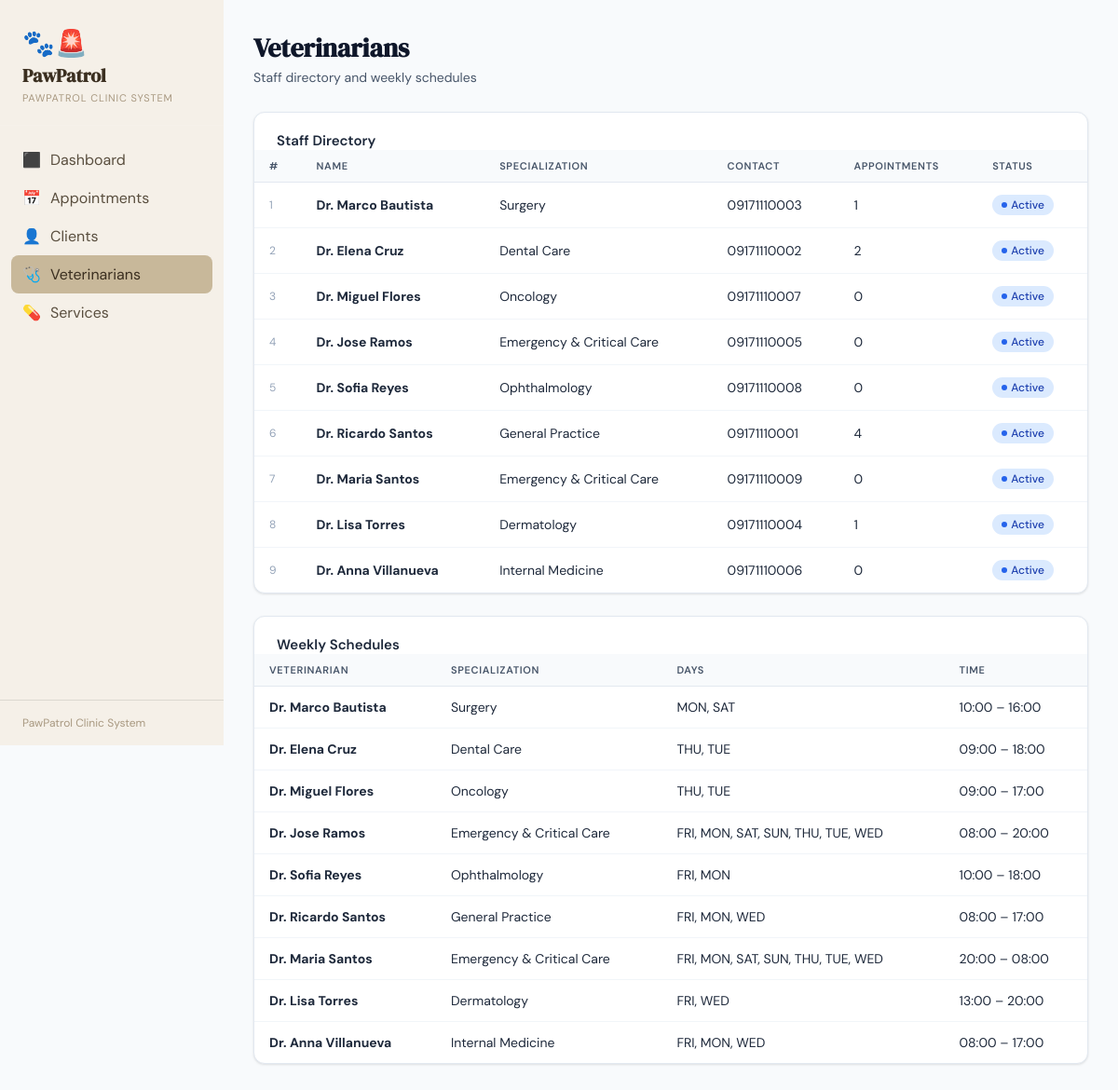
/vets, run on the app's committed database.
### tables this page shows
CREATE TABLE VETERINARIAN (
            vet_id         INTEGER PRIMARY KEY AUTOINCREMENT,
            first_name     TEXT NOT NULL,
            last_name      TEXT NOT NULL,
            specialization TEXT,
            contact_number TEXT NOT NULL,
            is_active      INTEGER DEFAULT 1
        );

CREATE TABLE VET_SCHEDULE (
            schedule_id INTEGER PRIMARY KEY AUTOINCREMENT,
            vet_id      INTEGER NOT NULL,
            day_of_week TEXT NOT NULL,
            start_time  TEXT NOT NULL,
            end_time    TEXT NOT NULL,
            FOREIGN KEY (vet_id) REFERENCES VETERINARIAN(vet_id) ON DELETE CASCADE
        );

### app.py (the view)
@app.route("/vets")
def vets():
    db = get_db()
    rows = db.execute("""
        SELECT v.*, COUNT(a.appointment_id) AS appt_count
        FROM VETERINARIAN v
        LEFT JOIN APPOINTMENT a ON v.vet_id=a.vet_id
        GROUP BY v.vet_id ORDER BY v.last_name
    """).fetchall()
    schedules = db.execute("SELECT * FROM VET_SCHEDULE ORDER BY vet_id, day_of_week").fetchall()
    return render_template("vets.html", vets=rows, schedules=schedules)

### app.py (called while the page is built)
def get_db():
    conn = sqlite3.connect(DB)
    conn.row_factory = sqlite3.Row
    conn.execute("PRAGMA foreign_keys = ON")
    return conn

### templates/vets.html (shortened to what this page needs)
{% extends "base.html" %}
{% block content %}
<div class="page-header">
  <h2>Veterinarians</h2>
  <p>Staff directory and weekly schedules</p>
</div>
<div class="card" style="margin-bottom:24px">
  <div class="card-header"><h3>Staff Directory</h3></div>
  <div class="table-wrap">
    <table>
      <thead><tr>
        <th>#</th><th>Name</th><th>Specialization</th><th>Contact</th><th>Appointments</th><th>Status</th>
      </tr></thead>
      <tbody>
      {% for v in vets %}
      <tr>
        <td style="color:var(--gray-400);font-size:12px">{{ loop.index }}</td>
        <td><b>Dr. {{ v.first_name }} {{ v.last_name }}</b></td>
        <td>{{ v.specialization or '—' }}</td>
        <td>{{ v.contact_number }}</td>
        <td>{{ v.appt_count }}</td>
        <td>
          {% if v.is_active %}
          <span class="badge confirmed">Active</span>
          {% else %}
          <span class="badge cancelled">Inactive</span>
          {% endif %}
        </td>
      </tr>
      {% endfor %}
      </tbody>
    </table>
  </div>
</div>
<div class="card">
  <div class="card-header"><h3>Weekly Schedules</h3></div>
  <div class="table-wrap">
    <table>
      <thead><tr><th>Veterinarian</th><th>Specialization</th><th>Days</th><th>Time</th></tr></thead>
      <tbody>
      {% for v in vets %}
        {% set vet_schedules = schedules|selectattr('vet_id','equalto',v.vet_id)|list %}
        {% if vet_schedules %}
        <tr>
          <td><b>Dr. {{ v.first_name }} {{ v.last_name }}</b></td>
          <td>{{ v.specialization or '—' }}</td>
          <td>{{ vet_schedules|map(attribute='day_of_week')|join(', ') }}</td>
          <td>{{ vet_schedules[0].start_time }} – {{ vet_schedules[0].end_time }}</td>
        </tr>
        {% endif %}
      {% endfor %}
      </tbody>
    </table>
  </div>
</div>
{% endblock %}

### templates/base.html (style rules this page uses)
:root { --teal: #0f766e; --teal-l: #14b8a6; --teal-xl: #ccfbf1; --amber: #d97706; --amber-l: #fef3c7; --red: #dc2626; --red-l: #fee2e2; --green: #16a34a; --green-l: #dcfce7; --blue: #2563eb; --blue-l: #dbeafe; --gray-50: #f8fafc; --gray-100:#f1f5f9; --gray-200:#e2e8f0; --gray-400:#94a3b8; --gray-600:#475569; --gray-800:#1e293b; --gray-900:#0f172a; --white: #ffffff; --shadow: 0 1px 3px rgba(0,0,0,.08), 0 1px 2px rgba(0,0,0,.04); --shadow-md: 0 4px 6px -1px rgba(0,0,0,.07), 0 2px 4px -2px rgba(0,0,0,.04); --radius: 12px; }
*,*::before,*::after { box-sizing:border-box;margin:0;padding:0 }
body { font-family:'DM Sans',sans-serif;background:var(--gray-50);color:var(--gray-800);min-height:100vh;display:flex }
.page-header { margin-bottom:28px }
.page-header h2 { font-family:'DM Serif Display',serif;font-size:28px;color:var(--gray-900);margin-bottom:4px }
.page-header p { color:var(--gray-600);font-size:14px }
.card { background:var(--white);border-radius:var(--radius);box-shadow:var(--shadow);border:1px solid var(--gray-200);overflow:hidden }
.card-header { padding:20px 24px 0;display:flex;align-items:center;justify-content:space-between }
.card-header h3 { font-size:15px;font-weight:600;color:var(--gray-800) }
.table-wrap { overflow-x:auto }
table { width:100%;border-collapse:collapse }
th { text-align:left;font-size:11px;font-weight:600;text-transform:uppercase;letter-spacing:.06em;color:var(--gray-600);padding:10px 16px;background:var(--gray-50);border-bottom:1px solid var(--gray-200) }
td { padding:13px 16px;border-bottom:1px solid var(--gray-100);font-size:14px;vertical-align:middle }
tr:last-child td { border-bottom:none }
.badge { display:inline-flex;align-items:center;gap:4px;padding:3px 10px;border-radius:999px;font-size:12px;font-weight:500 }
.badge::before { content:'';width:6px;height:6px;border-radius:50% }
.badge.confirmed { background:var(--blue-l);color:#1e40af }
.badge.confirmed::before { background:var(--blue) }

### data on the page
VETERINARIAN: first_name "Marco", last_name "Bautista", specialization "Surgery", contact_number "09171110003", appt_count "1", shows "Active", vet_schedules "MON, SAT"
VETERINARIAN: first_name "Elena", last_name "Cruz", specialization "Dental Care", contact_number "09171110002", appt_count "2", is_active "Active", vet_schedules "THU, TUE"
VETERINARIAN: first_name "Miguel", last_name "Flores", specialization "Oncology", contact_number "09171110007", appt_count "0", is_active "Active", vet_schedules "THU, TUE"
VETERINARIAN: first_name "Jose", last_name "Ramos", specialization "Emergency & Critical Care", contact_number "09171110005", appt_count "0", is_active "Active", vet_schedules "FRI, MON, SAT, SUN, THU, TUE, WED"
VETERINARIAN: first_name "Sofia", last_name "Reyes", specialization "Ophthalmology", contact_number "09171110008", appt_count "0", is_active "Active", vet_schedules "FRI, MON"
VETERINARIAN: first_name "Ricardo", last_name "Santos", specialization "General Practice", contact_number "09171110001", appt_count "4", is_active "Active", vet_schedules "FRI, MON, WED"
VETERINARIAN: first_name "Maria", last_name "Santos", specialization "Emergency & Critical Care", contact_number "09171110009", appt_count "0", is_active "Active", vet_schedules "FRI, MON, SAT, SUN, THU, TUE, WED"
VETERINARIAN: first_name "Lisa", last_name "Torres", specialization "Dermatology", contact_number "09171110004", appt_count "1", shows "Active", vet_schedules "FRI, WED"
VETERINARIAN: first_name "Anna", last_name "Villanueva", specialization "Internal Medicine", contact_number "09171110006", appt_count "0", is_active "Active", vet_schedules "FRI, MON, WED"
VET_SCHEDULE: start_time "10:00", end_time "16:00"
VET_SCHEDULE: start_time "09:00", end_time "18:00"
VET_SCHEDULE: start_time "09:00", end_time "17:00"
VET_SCHEDULE: start_time "08:00", end_time "20:00"
VET_SCHEDULE: start_time "10:00", end_time "18:00"
VET_SCHEDULE: start_time "08:00", end_time "17:00"
VET_SCHEDULE: start_time "20:00", end_time "08:00"
VET_SCHEDULE: start_time "13:00", end_time "20:00"
VET_SCHEDULE: start_time "08:00", end_time "17:00"
